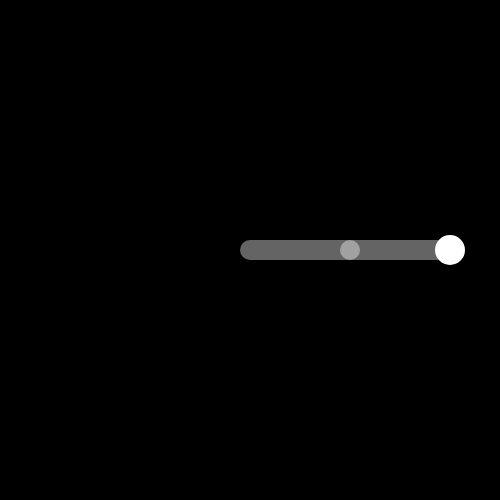
Frame 1 (no input)
Frame 60 (no input): identical to frame 1, image omitted
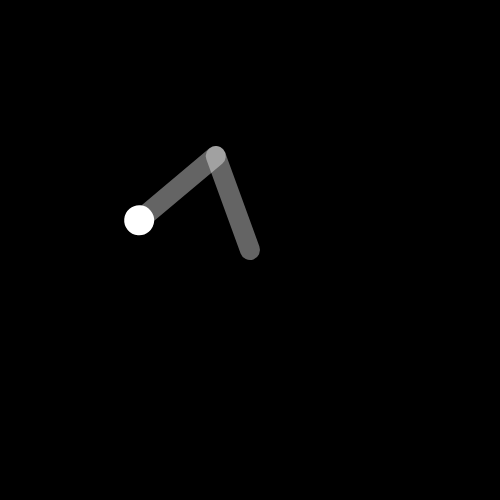
Frame 120 (the mouse pressed at the canvas centre since frame 60)

The p5.js sketch that drew these frames (run headless with seeded random() and noise() and a simulated clock; from frame 60 on, the mouse is pressed at the canvas centre):

// p5.js sketch
// ── sketch.js
//Rotating arm
function setup(){
    createCanvas(500,500);
    angleMode(DEGREES);
}
function draw(){
    background(0);
    strokeWeight(20);
    stroke(255,100);
    translate(width/2, height/2); //move origin point to center
    rotate(mouseX); //rotate around first joint with mouseX
    line(0, 0, 100, 0); //draw first section of arm from the origin point
    translate(100,0); //move to the end of first section
    rotate(mouseY); //rotate around second joint with mouseY
    line(0, 0, 100, 0); //draw second section of arm from new origin point
    translate(100,0); //move to the end of second section
    noStroke();
    ellipse(0,0,30,30); //draw circle at new origin point
    
}
